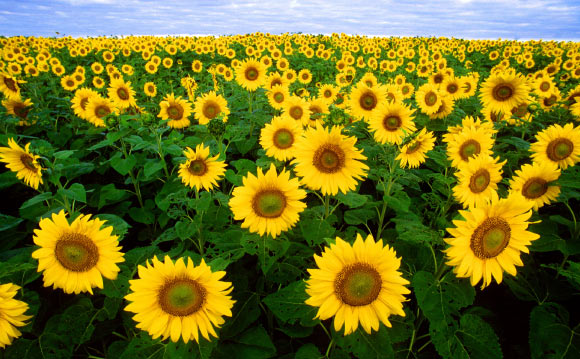
#> input picture P1/Extraccion de caracteristicas/Sunflowers.jpg, 580 x 359 px
$ jupyter execute '1.- Preparación de datos [extracción de características].ipynb'
#> lines starting #> are read from the running program, lines starting #| are printed output that depends on the picture
# Introducción

Según estimaciones de diferentes expertos, las fases de **entendimiento del negocio, de los datos y su preparación** pueden ocupar alrededor del $80\%$ del tiempo de desarrollo de un proyecto de minería de datos; son, por lo tanto, fases críticas dentro de la metodología **CRISP-DM**.

Desafortunadamente, con frecuencia, la urgencia de los equipos de ciencia de datos por aplicar técnicas estadísticas y generar resultados provoca que estas fases se desarrollen de forma descuidada comprometiendo el alcance del proyecto.

Una vez que se han identificado los objetivos que la organización plantea para el proyecto y las fuentes de datos necesarias para alcanzarlos, el equipo de ciencia de datos debe enfocarse en obtener los datos, explorarlos y **prepararlos** para aplicar sobre ellos técnicas de modelado. Esta última tarea debe ser enfatizada pues la mayoría de las aplicaciones de la minería de datos se realizan sobre conjuntos que no están estructurados como texto, imágenes o registros de actividad de usuarios en un sitio web.

# Preparación de datos

Considerando a la metodología CRISP-DM y lo descrito por Aggarwal en el segundo capítulo de su libro *Data Mining* algunas de las tareas más importantes que se desarrollan en la fase de preparación de datos son:

* Extracción de características.
* Limpieza de datos.
* Selección, reducción de datos y dimensionalidad.

En este documento exploraremos la tarea de extracción de características, mientras que a lo largo de las siguientes clases revisaremos el resto de las tareas.

## Extracción de características

Hemos ya descrito que las aplicaciones reales de la minería de datos se dan sobre conjuntos no-estructurados como texto, imágenes, audio, registros de actividad en la web y grafos. Desafortunadamente las metodologías estadísticas no funcionan de forma directa sobre este tipo de datos, por lo cual, es necesario extraer nuevas características derivadas de las originales.

En esta sección ejemplificaremos algunas de las técnicas de extracción de características para diferentes tipos de datos no estructurados.

### Documentos.

Una de las transformaciones más frecuentes para documentos compuestos por texto es la construcción de la matriz **documento-término**. La estructura de esta matriz es tal que cada fila se asocia a un documento diferente (puede ser un simple comentario generado en un sitio web) y cada columna a un término (palabra) diferente. De manera que el valor de la celda $M_{ij}$ indica la frecuencia con la que el término $j$-ésimo aparece en el documento $i$-ésimo.

$$\color{blue}{M_{ij} = \text{Total de veces que aparece el término j-ésimo en el documento i-ésimo}}$$

Considera los siguientes comentarios (documentos) guardados en la matriz *corpus*.

[cell 1]
corpus = [
            'aprender a manipular grandes volumenes de datos',
            'aprender un correcto uso de la mineria de datos'
         ]

El vocabulario definido por ambos documentos es el siguiente conjunto:

$$\{\text{aprender}, \text{manipular}, \text{grandes}, \text{volumenes}, \text{datos}, \text{correcto}, \text{uso}, \text{mineria}\}$$

Observa que hemos eliminado algunos términos poco relevantes. Hemos eliminado también acentos para facilitar el proceso de comentarios (no todos los autores de documentos respetan la ortografía).

Para este ejemplo, la matriz documento término  tiene la siguiente estructura:

$$
\begin{matrix}
  \hline
    \text{aprender} & \text{manipular} & \text{grandes} & \text{volumenes} & \text{datos} & \text{correcto} & \text{uso} & \text{mineria} \\
  \hline
  1 & 1 & 1 & 1 & 1 & 0 & 0 & 0\\
  1 & 0 & 0 & 0 & 1 & 1 & 1 & 1\\
\end{matrix}
$$

En la práctica, construimos la matriz documento-término con ayuda alguna herramienta computacional como $\texttt{sklearn}$:

[cell 2]
from sklearn.feature_extraction.text import CountVectorizer

vectorizer = CountVectorizer(stop_words=["a","de","un","la"]) #cuenta la frecuencia de ocurrencia de cada término en cada documento
X = vectorizer.fit_transform(corpus)

La frecuencia con la que aparece cada palabra (término) se convierte en una característica de cada documento. Cada palabra se asocia con una **columna** de la matriz.

[cell 3]
#columnas
print(vectorizer.get_feature_names_out())
print(len(vectorizer.get_feature_names_out()))

Cada documento se asocia con una fila y cada celda de la matriz indica el total de apariciones de algún término en el documento:

[cell 4]
import pandas as pd

df = pd.DataFrame(X.toarray())

df.columns = vectorizer.get_feature_names_out()
df.index = ["Comentario 1", "Comentario 2"]

df

Observa que con esta transformación hemos logrado representar a cada documento como un vector.

### Series de tiempo

Existen diferentes opciones para extraer nuevas características en una serie de tiempo. Una de ellas es la **transformada discreta de Fourier**. Esta transformación permite construir una representación alternativa muy útil para procesar señales y para compactar información.

La transformada discreta de Fourier es equivalente a una serie en la que cada témino es un número complejo:

$$X[k] = \sum_{t=0}^{N-1}x[t]e^{-2\pi i  t}$$

En la siguiente celda se muestra una serie de tiempo correspondiente a una señal periódica.

[cell 5]
import numpy as np
import matplotlib.pyplot as plt
from scipy.fft import fft, fftfreq

# Number of sample points
N = 600
# sample spacing
T = 1.0 / 800.0
x = np.linspace(0.0, N*T, N, endpoint=False)
y = np.sin(50.0 * 2.0*np.pi*x) + 0.5*np.sin(80.0 * 2.0*np.pi*x)

plt.plot(x,y)
plt.xlabel("$t$")
plt.ylabel("$x[t]$")
plt.title("$x[t] = \sin{(50 \\times 2\pi t)+0.5\sin{(80 \\times 2\pi t)}}$")
plt.show()
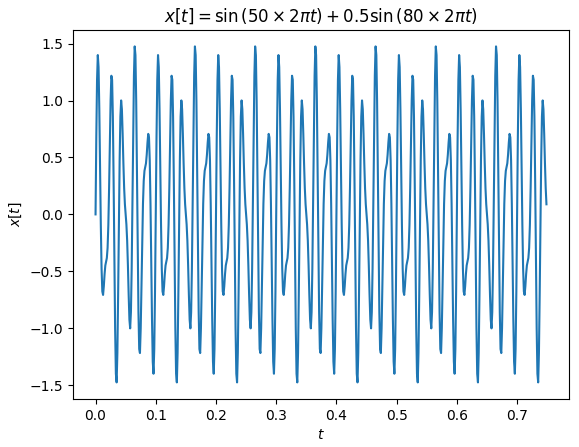
#> figure drawn by matplotlib, 1 panel; curve peaks at x = 0.265, y = 1.48

La transformada discreta de Fourier permite identificar las frecuencias de las componentes básicas de la señal periódica. Nota los picos en $k = 50$ y $k = 80$

[cell 6]
yf = fft(y)
xf = fftfreq(N, T)[:N//2]
plt.plot(xf, 2.0/N * np.abs(yf[0:N//2]))
plt.grid()
plt.xlabel("$k$")
plt.ylabel("$|X[k]|$")
plt.show()
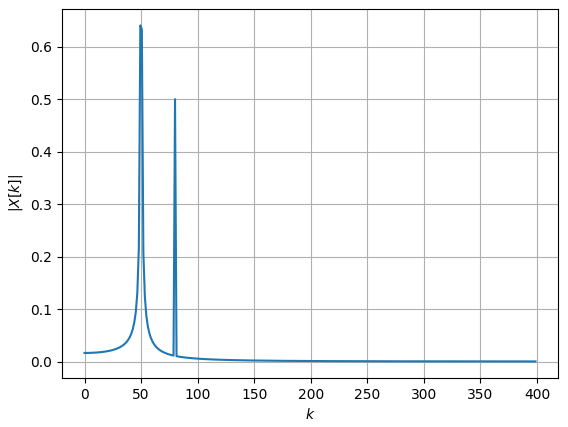
#> figure drawn by matplotlib, 1 panel; curve peaks at x = 49.33, y = 0.641

Observa que la transformada de Fourier contiene pocos elementos con valores importantes, lo cual se aprovecha para comprimir señales.

Otras transformaciones que se pueden aplicar a las series de tiempo son las denominadas **ondeletas** o **wavelets**.

Estas transformaciones pueden aplicarse también a **imágenes**, las cuales pueden considerarse una extensión de las series de tiempo a un espacio bidimensional.

## Imágenes

Además de las transformadas de Fourier o las wavelets, puede obtenerse una representación alternativa de una imagen a partir del histograma de frecuencias de sus tonos de gris o de cada una de las bandas de colores como puede observarse en la siguientes celdas.

[cell 7]
import cv2

[cell 8]
l = cv2.imread("Sunflowers.jpg")
#> l is the input picture: shape (359, 580, 3); mean B, G, R 33.5, 114.1, 115.8

plt.imshow(cv2.cvtColor(l, cv2.COLOR_BGR2RGB))
plt.axis('off')
plt.show()

[cell 9]
#histograma de frecuencia de la banda roja

h = np.histogram(l[:,:,2], bins=16)


h[0]
#> Out = [36480, 27786, 16986, 11495, 7118, 4794, 4431, 5373, 6975, 7074, 6801, 8289, 10306, 9002, 10060, 35250]

[cell 10]
plt.bar(h[1][0:-1], h[0], width = 15)
plt.show()
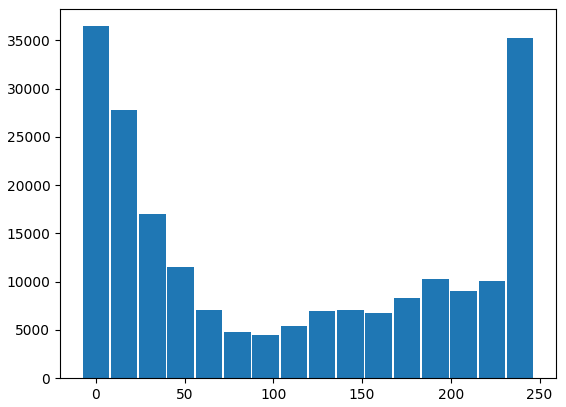
#> figure drawn by matplotlib, 1 panel; tallest bar 36480 high, from x = -7.5 to 7.5
